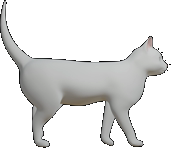
#> input picture cats/pics/transparents/jump_01_001.png, 171 x 148 px; its folder holds 4 pictures in this run
$ python generate.py
#> lines starting #> are read from the running program, lines starting #| are printed output that depends on the picture
import os
import re
import json
from PIL import Image
import math
import sys

json_obj={}

subgroups = {}

pattern=re.compile('([a-zA-Z0-9_]+)_([0-9]+)_([0-9]+).png')
files = [f for f in os.listdir('.') if os.path.isfile(f) and f.endswith('.png')]

max_size = [0, 0]
sum_size = [0, 0]
filelen = 0

max_width = int(sys.argv[1]) if len(sys.argv) >= 2 and sys.argv[1].isdigit() else 1024

space = [0, 0]
row = 0

for f in files:
    m = pattern.match(f)

    state = m.group(1)
    sub = m.group(2)
    ind = m.group(3)

    if state not in subgroups:
        subgroups[state] = {}

    if sub not in subgroups[state]:
        subgroups[state][sub] = []

    img = Image.open(f)
#> img is the input picture: PIL image 171x148 RGBA; mean R, G, B, A 54.7, 54.8, 54.1, 86.7
    width, height = img.size
#> width = 171; height = 148
    max_size = [ max(width, max_size[0]), max(height, max_size[1]) ]
#> max_size = [171, 148]
    sum_size = [ sum_size[0] + width, sum_size[1] + height ]
#> sum_size = [171, 148]

    subgroups[state][sub].append([f, width, height])
    filelen += 1
    row = max(height, row)
#> row = 148

    if space[0] + width > max_width:
        space[0] = 0
        space[1] += row
        row = 0
    else:
        space[0] += width
space[1] += row

x = 0
y = 0
row = 0

sprites = Image.new('RGBA', (max_width, space[1]), 0)
#> sprites: PIL image 1024x148 RGBA; every value is 0

for state in subgroups:
    json_obj[state] = []
    for sub in subgroups[state]:
        fileinfos = subgroups[state][sub]
        sub_sprites = []
        for info in subgroups[state][sub]:
            img = Image.open(info[0])
            if (x + info[1] > max_width):
                y += row
                row = 0
                x = 0
            sprites.paste(img, (x, y))
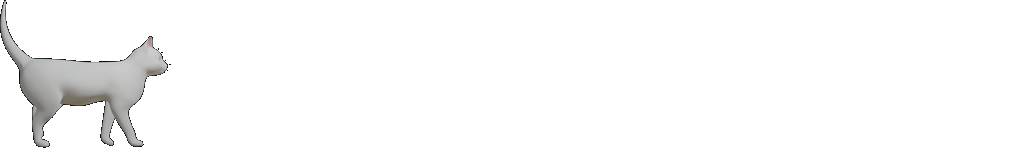
#> sprites: PIL image 1024x148 RGBA; mean R, G, B, A 9.1, 9.1, 9, 14.5; transparent parts drawn white
            sub_sprites.append([x, y, info[1], info[2]])
            row = max(info[2], row)
            x += info[1]
            img.close()
        json_obj[state].append(sub_sprites)

sprites.save('sprites.png', 'PNG')
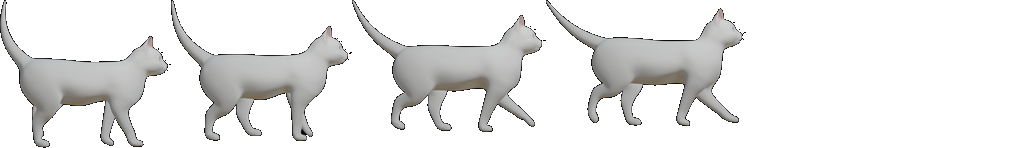
#> saved as sprites.png: PIL image 1024x148 RGBA; mean R, G, B, A 38.5, 38.6, 38, 61.3; transparent parts drawn white

json_string = json.dumps(json_obj)
print(json_string)
print(max_size)
#| [200, 148]
print(sum_size)
#| [746, 547]
print(space)
print(filelen, math.sqrt(filelen))
